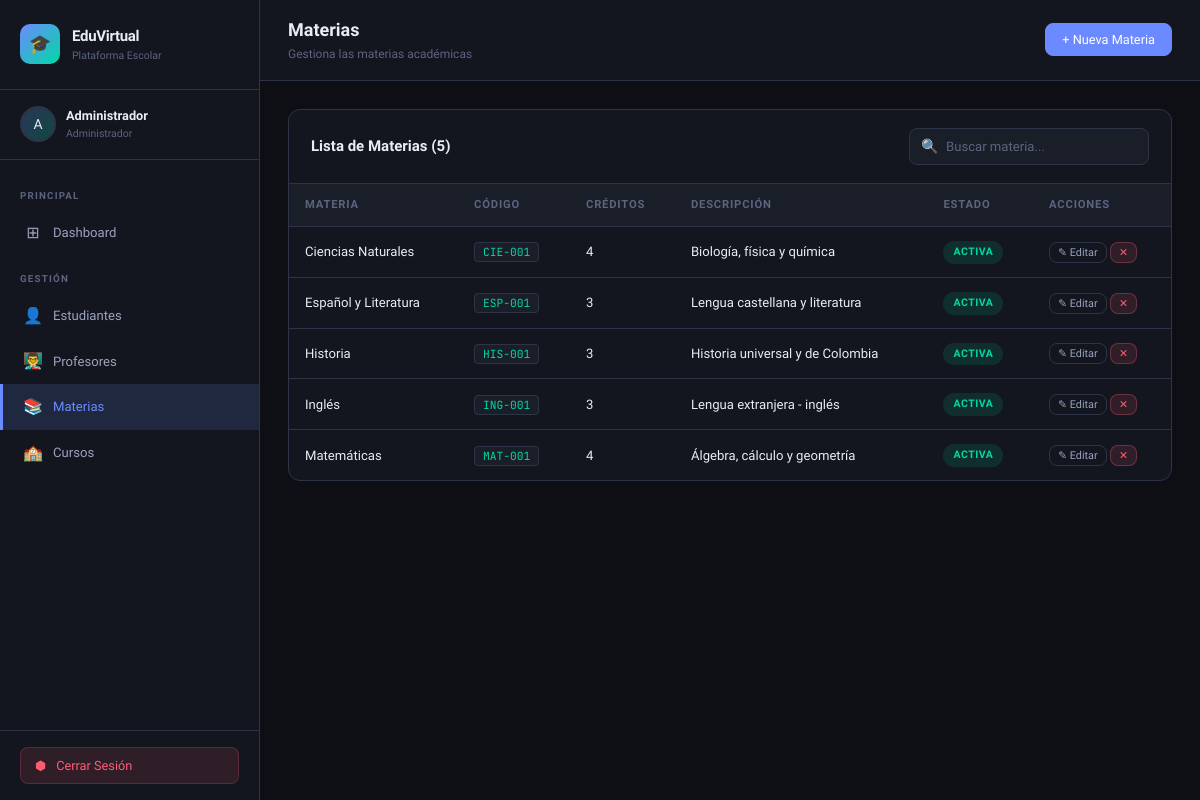
Page /views/admin/subjects.php (signed in) on the committed database.
### tables this page shows
CREATE TABLE subjects (
    id INT AUTO_INCREMENT PRIMARY KEY,
    name VARCHAR(100) NOT NULL,
    code VARCHAR(20) UNIQUE NOT NULL,
    description TEXT,
    credits INT DEFAULT 0,
    active TINYINT(1) DEFAULT 1,
    created_at TIMESTAMP DEFAULT CURRENT_TIMESTAMP
);

### config/Auth.php (called while the page is built, shortened)
<?php
class Auth {
    public static function getRole() {
        return $_SESSION['user_role'] ?? null;
    }
    public static function getUserName() {
        return $_SESSION['user_name'] ?? null;
    }
}

### database/Database.php (called while the page is built, shortened)
<?php
class Database {
    private static $instance = null;
    private $connection;
    private function __construct() {
        $dsn = "mysql:host=" . DB_HOST . ";dbname=" . DB_NAME . ";charset=" . DB_CHARSET;
        $options = [
            PDO::ATTR_ERRMODE => PDO::ERRMODE_EXCEPTION,
            PDO::ATTR_DEFAULT_FETCH_MODE => PDO::FETCH_ASSOC,
            PDO::ATTR_EMULATE_PREPARES => false,
        ];
        try {
            $this->connection = new PDO($dsn, DB_USER, DB_PASS, $options);
        } catch (PDOException $e) {
            die(json_encode(['error' => 'Database connection failed.']));
        }
    }
    public static function getInstance() {
        if (self::$instance === null) {
            self::$instance = new self();
        }
        return self::$instance;
    }
    public function getConnection() {
        return $this->connection;
    }
}

### controllers/SubjectController.php (called while the page is built, shortened)
<?php
require_once __DIR__ . '/../models/SubjectModel.php';
class SubjectController {
    private $subjectModel;
    public function __construct() {
        $this->subjectModel = new SubjectModel();
    }
    public function getAll() {
        return $this->subjectModel->getAll();
    }
}

### models/SubjectModel.php (called while the page is built, shortened)
<?php
require_once __DIR__ . '/../database/Database.php';
class SubjectModel {
    private $db;
    public function __construct() {
        $this->db = Database::getInstance()->getConnection();
    }
    public function getAll() {
        $stmt = $this->db->query("SELECT * FROM subjects ORDER BY name");
        return $stmt->fetchAll();
    }
}

### views/admin/subjects.php (the view, shortened to what this page needs)
<?php
require_once __DIR__ . '/../../controllers/SubjectController.php';
$activePage = 'subjects';
$controller = new SubjectController();
$subjects = $controller->getAll();
include __DIR__ . '/../partials/header.php';
?>
<div class="topbar">
    <div class="topbar-title"><h1>Materias</h1><p>Gestiona las materias académicas</p></div>
    <div class="topbar-actions">
        <button class="btn btn-primary" onclick="App.openModal('modal-create')">+ Nueva Materia</button>
    </div>
</div>
<div class="page-content">
    <div class="card">
        <div class="card-header">
            <span class="card-title">Lista de Materias (<?= count($subjects) ?>)</span>
            <div class="search-box">
                <span class="search-icon">🔍</span>
                <input type="text" class="form-control" placeholder="Buscar materia..." data-search-target="#subjects-table">
            </div>
        </div>
        <div class="table-wrapper">
            <table id="subjects-table">
                <thead><tr><th>Materia</th><th>Código</th><th>Créditos</th><th>Descripción</th><th>Estado</th><th>Acciones</th></tr></thead>
                <tbody>
                <?php foreach ($subjects as $s): ?>
                <tr>
                    <td><?= htmlspecialchars($s['name']) ?></td>
                    <td><span class="code-chip"><?= htmlspecialchars($s['code']) ?></span></td>
                    <td><?= $s['credits'] ?></td>
                    <td style="max-width:280px;white-space:nowrap;overflow:hidden;text-overflow:ellipsis"><?= htmlspecialchars($s['description'] ?: '-') ?></td>
                    <td><span class="badge <?= $s['active'] ? 'badge-green' : 'badge-gray' ?>"><?= $s['active'] ? 'Activa' : 'Inactiva' ?></span></td>
                    <td>
                        <button class="btn btn-outline btn-xs" onclick="openEdit(<?= htmlspecialchars(json_encode($s)) ?>)">✎ Editar</button>
                        <form method="POST" style="display:inline" onsubmit="return confirm('¿Eliminar esta materia?')">
                            <button type="submit" class="btn btn-danger btn-xs">✕</button>
                        </form>
                    </td>
                </tr>
                <?php endforeach; ?>
                </tbody>
            </table>
        </div>
    </div>
</div>
<?php include __DIR__ . '/../partials/footer.php'; ?>

### views/partials/header.php (shortened to what this page needs)
<?php
require_once __DIR__ . '/../../config/Auth.php';
$role = Auth::getRole();
$userName = Auth::getUserName();
$siteUrl = SITE_URL;
?>
<!DOCTYPE html>
<html lang="es">
<head>
<link rel="stylesheet" href="<?= $siteUrl ?>/assets/css/style.css">
</head>
<body>
<div class="layout">
<aside class="sidebar" id="sidebar">
    <div class="sidebar-brand">
        <div class="brand-icon">🎓</div>
        <div>
            <div class="brand-name">EduVirtual</div>
            <div class="brand-sub">Plataforma Escolar</div>
        </div>
    </div>
    <div class="sidebar-user">
        <div class="user-avatar"><?= strtoupper(substr($userName, 0, 1)) ?></div>
        <div class="user-info">
            <div class="user-name"><?= htmlspecialchars($userName) ?></div>
            <div class="user-role"><?= $role === 'admin' ? 'Administrador' : ($role === 'teacher' ? 'Profesor' : 'Estudiante') ?></div>
        </div>
    </div>
    <nav class="sidebar-nav">
        <div class="nav-section-label">Principal</div>
        <a href="<?= $siteUrl ?>/views/dashboard.php" class="nav-item <?= ($activePage ?? '') === 'dashboard' ? 'active' : '' ?>">
            <span class="nav-icon">⊞</span> Dashboard
        </a>
        <?php if ($role === 'admin'): ?>
        <div class="nav-section-label">Gestión</div>
        <a href="<?= $siteUrl ?>/views/admin/students.php" class="nav-item <?= ($activePage ?? '') === 'students' ? 'active' : '' ?>">
            <span class="nav-icon">👤</span> Estudiantes
        </a>
        <a href="<?= $siteUrl ?>/views/admin/teachers.php" class="nav-item <?= ($activePage ?? '') === 'teachers' ? 'active' : '' ?>">
            <span class="nav-icon">👨‍🏫</span> Profesores
        </a>
        <a href="<?= $siteUrl ?>/views/admin/subjects.php" class="nav-item <?= ($activePage ?? '') === 'subjects' ? 'active' : '' ?>">
            <span class="nav-icon">📚</span> Materias
        </a>
        <a href="<?= $siteUrl ?>/views/admin/courses.php" class="nav-item <?= ($activePage ?? '') === 'courses' ? 'active' : '' ?>">
            <span class="nav-icon">🏫</span> Cursos
        </a>
        <?php endif; ?>
    </nav>
    <div class="sidebar-footer">
        <form method="POST" action="<?= $siteUrl ?>/views/auth/logout.php">
            <button type="submit" class="logout-btn">
                <span>⬢</span> Cerrar Sesión
            </button>
        </form>
    </div>
</aside>
<main class="main-content">

### views/partials/footer.php (shortened to what this page needs)
</main>
</div>
</body>
</html>

### rows in the picture
subjects: name "Ciencias Naturales", code "CIE-001", credits "4", description "Biología, física y química", active "ACTIVA"
subjects: name "Español y Literatura", code "ESP-001", credits "3", description "Lengua castellana y literatura", active "ACTIVA"
subjects: name "Historia", code "HIS-001", credits "3", description "Historia universal y de Colombia", active "ACTIVA"
subjects: name "Inglés", code "ING-001", credits "3", description "Lengua extranjera - inglés", active "ACTIVA"
subjects: name "Matemáticas", code "MAT-001", credits "4", description "Álgebra, cálculo y geometría", active "ACTIVA"

### other values in the picture
substr($userName, 0, 1) "A"
$userName "Administrador"
count($subjects) "5"
